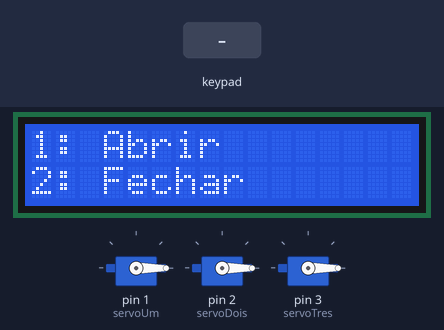
The sketch below on a simulated Arduino Uno, built with avr-gcc and run on an emulated ATmega328P. Parts: 16×2 character LCD, 3 × servo. The test bench sets the inputs (shaded band).

Above: at 2.7 s.
2.8 s: keypad keys 1 2 1 1 1 0 9 # pressed 0.4 s apart
At 7.0 s:
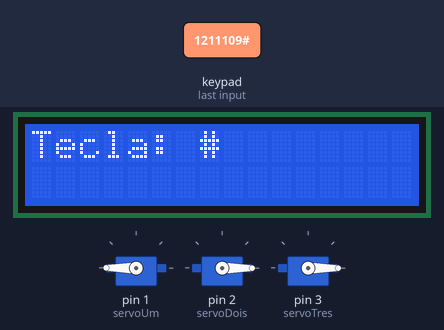
7.5 s: keypad keys 8 7 6 5 * pressed 0.4 s apart
At 10.0 s:
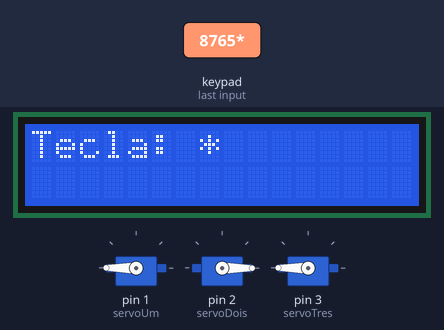
11.0 s: keypad keys 1 2 1 1 1 0 9 A pressed 0.4 s apart
At 14.7 s:
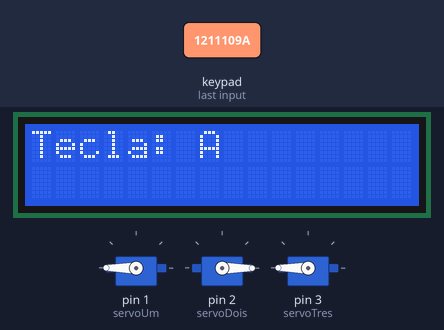
15.7 s: key 'B' pressed
At 16.2 s:
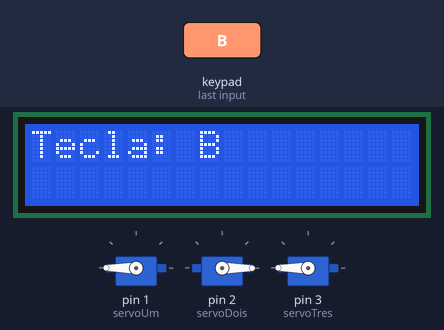
17.2 s: keypad keys 1 3 9 7 2 2 2 D pressed 0.4 s apart
At 20.7 s:
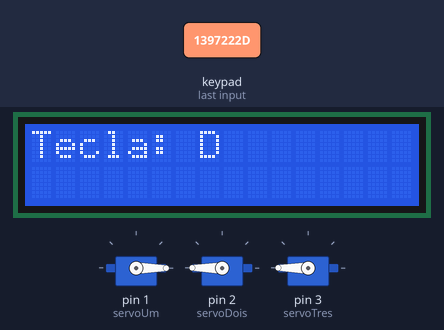
21.9 s: key 'C' pressed
Timing chart, 0 to 24.4 s (numbered marks = the images above; inputs shaded):
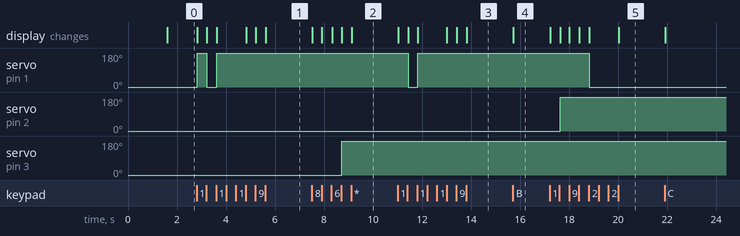

Measured:
- after the input at 2.8 s, servo on pin 1 (servoUm): 0° → 180° at once, → 0° 0.39 s later, → 180° 0.41 s later; the display: first changes at once (image 1 shows a later state)
- after the input at 7.5 s, servo on pin 3 (servoTres): 0° → 180° after 1.2 s; the display: first changes at once (image 2 shows a later state)
- after the input at 11.0 s, servo on pin 1 (servoUm): 180° → 0° after 0.43 s, → 180° 0.40 s later; the display: first changes at once (image 3 shows a later state)
- after the input at 15.7 s, the display: changes at once (image 4)
- after the input at 17.2 s, servo on pin 1 (servoUm): 180° → 0° after 1.6 s; servo on pin 2 (servoDois): 0° → 180° after 0.43 s; the display: first changes at once (image 5 shows a later state)

The sketch:

sketch_apr13a.ino
```cpp
#include <Servo.h>
#include <LiquidCrystal_I2C.h>
#include <Keypad.h>

// definições para o keypad e o servo motor
LiquidCrystal_I2C lcd(0x27, 16, 2);
Servo servoUm, servoDois, servoTres;

const byte numRows = 4;
const byte numCols = 4;

char keymap[numRows][numCols] = {
  {'1', '2', '3', 'A'},
  {'4', '5', '6', 'B'},
  {'7', '8', '9', 'C'},
  {'*', '0', '#', 'D'}
};

byte rowPins[numRows] = {12, 11, 10, 9};
byte colPins[numCols] = {8, 7, 6, 5};

Keypad myKeypad = Keypad(makeKeymap(keymap), rowPins, colPins,
                         numRows, numCols);

/*
// definições para o sensor de chuva
int pino_a = A5;
int pino_saida = 13;
int limite = 200;
*/

void setup()
{
  // setup do lcd e servo
  lcd.init();
  lcd.backlight();
  lcd.setCursor(0, 0);
  lcd.print("Sistema Casa");
  delay(1500);
  lcd.clear();

  servoUm.attach(1);
  servoUm.write(0);
  servoDois.attach(2);
  servoDois.write(0);
  servoTres.attach(3);
  servoTres.write(0);

  lcd.print("1: Abrir");
  lcd.setCursor(0, 1);
  lcd.print("2: Fechar");

  /*
  // setup do sensor de chuva
  pinMode(pino_saida, OUTPUT);
  Serial.begin(9600);
  */
}

void loop()
{
  char tecla = myKeypad.getKey();
  // int val_a = analogRead(pino_a);

  // Serial.print("Valor analogico: ");
  // Serial.println(val_a);

  if (tecla != NO_KEY) {
    lcd.clear();
    lcd.print("Tecla: ");
    lcd.print(tecla);

    if (tecla == '1') {
      servoUm.write(180); // abre
      lcd.setCursor(0, 1);
      lcd.print("Abrindo Portao");
    } else if (tecla == '2') {
      servoUm.write(0); // fecha
      lcd.setCursor(0, 1);
      lcd.print("Fechando...");
    } else if (tecla == '3') {
      servoDois.write(180); // abre
      lcd.setCursor(0, 1);
      lcd.print("Abrindo Portao");
    } else if (tecla == '4') {
      servoDois.write(0); // fecha
      lcd.setCursor(0, 1);
      lcd.print("Fechando...");
    } else if (tecla == '5') {
      servoTres.write(180); // abre
      lcd.setCursor(0, 1);
      lcd.print("Abrindo Portao");
    } else if (tecla == '6') {
      servoTres.write(0); // fecha
      lcd.setCursor(0, 1);
      lcd.print("Fechando...");
    }
  }

  /*
  if (val_a < limite) {
    digitalWrite(pino_saida, HIGH);
    Serial.println("Chuva suficiente - LIGADO");
  } else {
    digitalWrite(pino_saida, LOW);
    Serial.println("Sem chuva suficiente");
  }
  */
}
```
